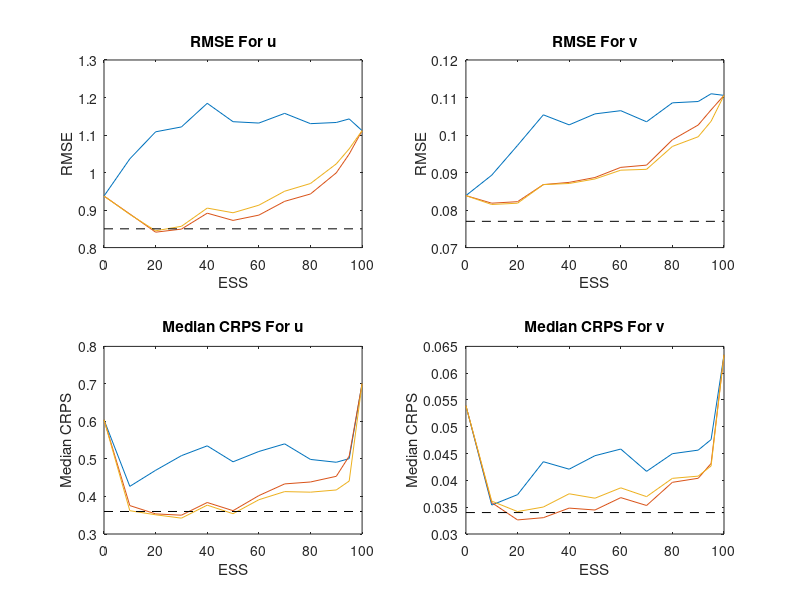

Write MATLAB code to recreate this figure.
load Results.mat
ESS0 = [0:10:90 95 100];
subplot(2,2,1)
plot(ESS0,RMSEF(1,:),ESS0,RMSET(1,:),ESS0,RMSES(1,:))
hold on
plot([0 100],.85*[1 1],'--k')
xlabel('ESS'),ylabel('RMSE'),title('RMSE For u')
subplot(2,2,2)
plot(ESS0,RMSEF(2,:),ESS0,RMSET(2,:),ESS0,RMSES(2,:))
hold on
plot([0 100],.077*[1 1],'--k')
xlabel('ESS'),ylabel('RMSE'),title('RMSE For v')
subplot(2,2,3)
plot(ESS0,CMF(1,:),ESS0,CMT(1,:),ESS0,CMS(1,:))
hold on
plot([0 100],.36*[1 1],'--k')
xlabel('ESS'),ylabel('Median CRPS'),title('Median CRPS For u')
subplot(2,2,4)
plot(ESS0,CMF(2,:),ESS0,CMT(2,:),ESS0,CMS(2,:))
hold on
plot([0 100],.034*[1 1],'--k')
xlabel('ESS'),ylabel('Median CRPS'),title('Median CRPS For v')